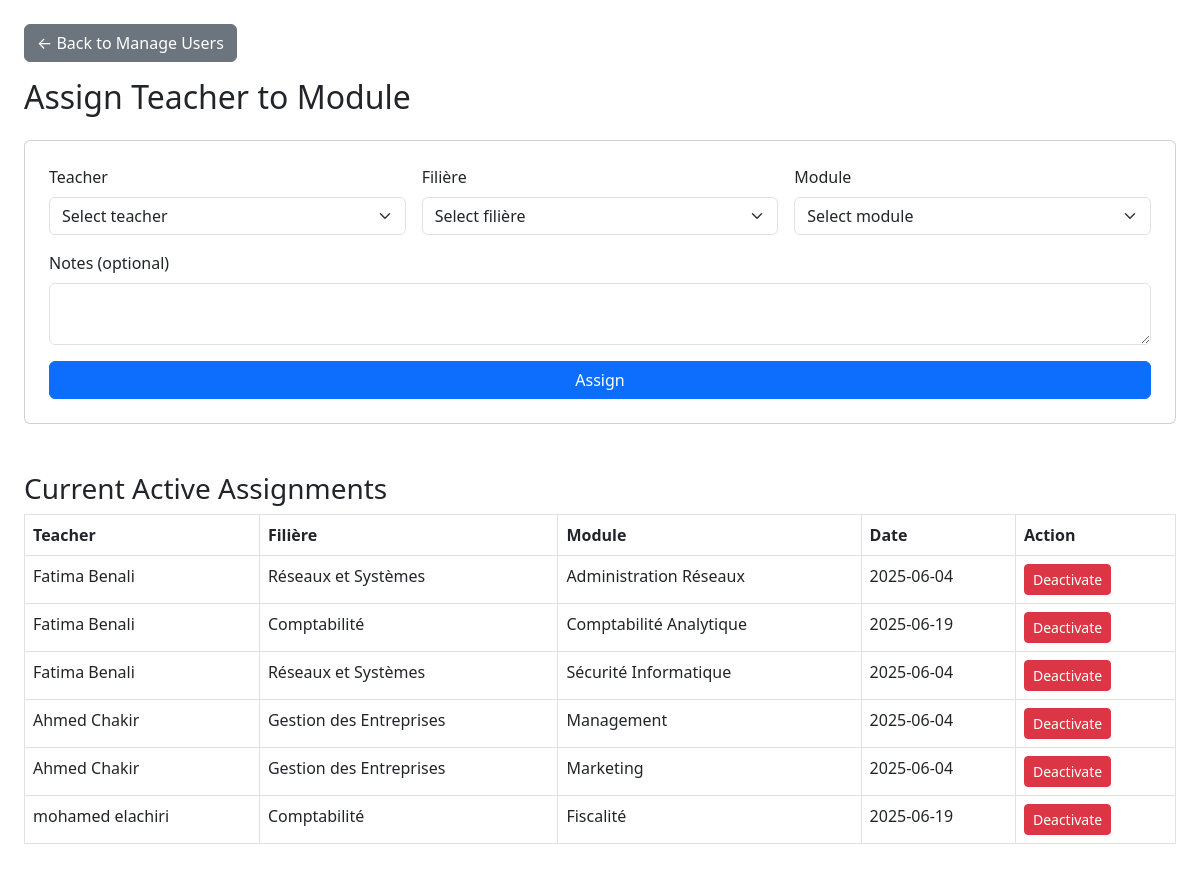
The app's page /assign_teacher.php (signed in) with its own data.
### tables this page shows
CREATE TABLE `teacher_module_assignments` (
  `id` int(11) NOT NULL,
  `teacher_id` int(11) NOT NULL,
  `teacher_cni` varchar(50) NOT NULL,
  `module_id` int(11) NOT NULL,
  `filiere_id` int(11) NOT NULL,
  `assigned_date` date DEFAULT curdate(),
  `assigned_by_admin_cni` varchar(50) DEFAULT NULL,
  `is_active` tinyint(1) DEFAULT 1,
  `notes` text DEFAULT NULL,
  `created_at` timestamp NOT NULL DEFAULT current_timestamp(),
  `updated_at` timestamp NOT NULL DEFAULT current_timestamp() ON UPDATE current_timestamp()
);

CREATE TABLE `filieres` (
  `id` int(11) NOT NULL,
  `name` varchar(100) NOT NULL,
  `description` text DEFAULT NULL,
  `created_at` timestamp NOT NULL DEFAULT current_timestamp()
);

CREATE TABLE `modules` (
  `id` int(11) NOT NULL,
  `name` varchar(100) NOT NULL,
  `filiere_id` int(11) DEFAULT NULL,
  `type` enum('standard','pfe','stage') DEFAULT 'standard',
  `created_at` timestamp NOT NULL DEFAULT current_timestamp()
);

### assign_teacher.php (the view, shortened to what this page needs)
<?php
$host = 'localhost';
$dbname = 'groupe_iki';
$username = 'root';
$db_password = '';
try {
    $pdo = new PDO("mysql:host=$host;dbname=$dbname;charset=utf8", $username, $db_password);
    $pdo->setAttribute(PDO::ATTR_ERRMODE, PDO::ERRMODE_EXCEPTION);
} catch (PDOException $e) {
    die('Database connection failed: ' . $e->getMessage());
}
$assignments = $pdo->query("SELECT tma.id, CONCAT(t.prenom,' ',t.nom) AS teacher_name, f.name AS filiere_name, m.name AS module_name, tma.assigned_date FROM teacher_module_assignments tma JOIN teachers t ON t.id=tma.teacher_id JOIN filieres f ON f.id=tma.filiere_id JOIN modules m ON m.id=tma.module_id WHERE tma.is_active=1 ORDER BY t.nom, m.name")->fetchAll(PDO::FETCH_ASSOC);
?>
<!DOCTYPE html>
<html lang="en">
<head>
<link href="https://cdn.jsdelivr.net/npm/bootstrap@5.3.0/dist/css/bootstrap.min.css" rel="stylesheet">
</head>
<body class="p-4">
<a href="manage_users.php?section=teachers" class="btn btn-secondary mb-3">← Back to Manage Users</a>
<h2 class="mb-4">Assign Teacher to Module</h2>
<form method="POST" class="card p-4 mb-5">
<div class="row g-3">
    <div class="col-md-4">
        <label class="form-label">Teacher</label>
        <select name="teacher_id" class="form-select" required>
            <option value="">Select teacher</option>
        </select>
    </div>
    <div class="col-md-4">
        <label class="form-label">Filière</label>
        <select name="filiere_id" id="filiere_select" class="form-select" required>
            <option value="">Select filière</option>
        </select>
    </div>
    <div class="col-md-4">
        <label class="form-label">Module</label>
        <select name="module_id" id="module_select" class="form-select" required>
            <option value="">Select module</option>
        </select>
    </div>
    <div class="col-12">
        <label class="form-label">Notes (optional)</label>
        <textarea name="notes" class="form-control" rows="2"></textarea>
    </div>
</div>
<button class="btn btn-primary mt-3">Assign</button>
</form>
<h3>Current Active Assignments</h3>
<table class="table table-bordered">
<thead><tr><th>Teacher</th><th>Filière</th><th>Module</th><th>Date</th><th>Action</th></tr></thead>
<tbody>
<?php foreach($assignments as $a):?>
<tr>
<td><?=htmlspecialchars($a['teacher_name'])?></td>
<td><?=htmlspecialchars($a['filiere_name'])?></td>
<td><?=htmlspecialchars($a['module_name'])?></td>
<td><?=htmlspecialchars($a['assigned_date'])?></td>
<td><a href="assign_teacher.php?deactivate=<?=$a['id']?>" class="btn btn-sm btn-danger" onclick="return confirm('Deactivate this assignment?');">Deactivate</a></td>
</tr>
<?php endforeach;?>
</tbody>
</table>
</body>
</html>

### records on screen
teacher_module_assignments: teacher_name "Fatima Benali", filiere.name "Réseaux et Systèmes", module.name "Administration Réseaux", assigned_date "2025-06-04"
teacher_module_assignments: teacher_name "Fatima Benali", filiere.name "Comptabilité", module.name "Comptabilité Analytique", assigned_date "2025-06-19"
teacher_module_assignments: teacher_name "Fatima Benali", filiere.name "Réseaux et Systèmes", module.name "Sécurité Informatique", assigned_date "2025-06-04"
teacher_module_assignments: teacher_name "Ahmed Chakir", filiere.name "Gestion des Entreprises", module.name "Management", assigned_date "2025-06-04"
teacher_module_assignments: teacher_name "Ahmed Chakir", filiere.name "Gestion des Entreprises", module.name "Marketing", assigned_date "2025-06-04"
teacher_module_assignments: teacher_name "mohamed elachiri", filiere.name "Comptabilité", module.name "Fiscalité", assigned_date "2025-06-19"
